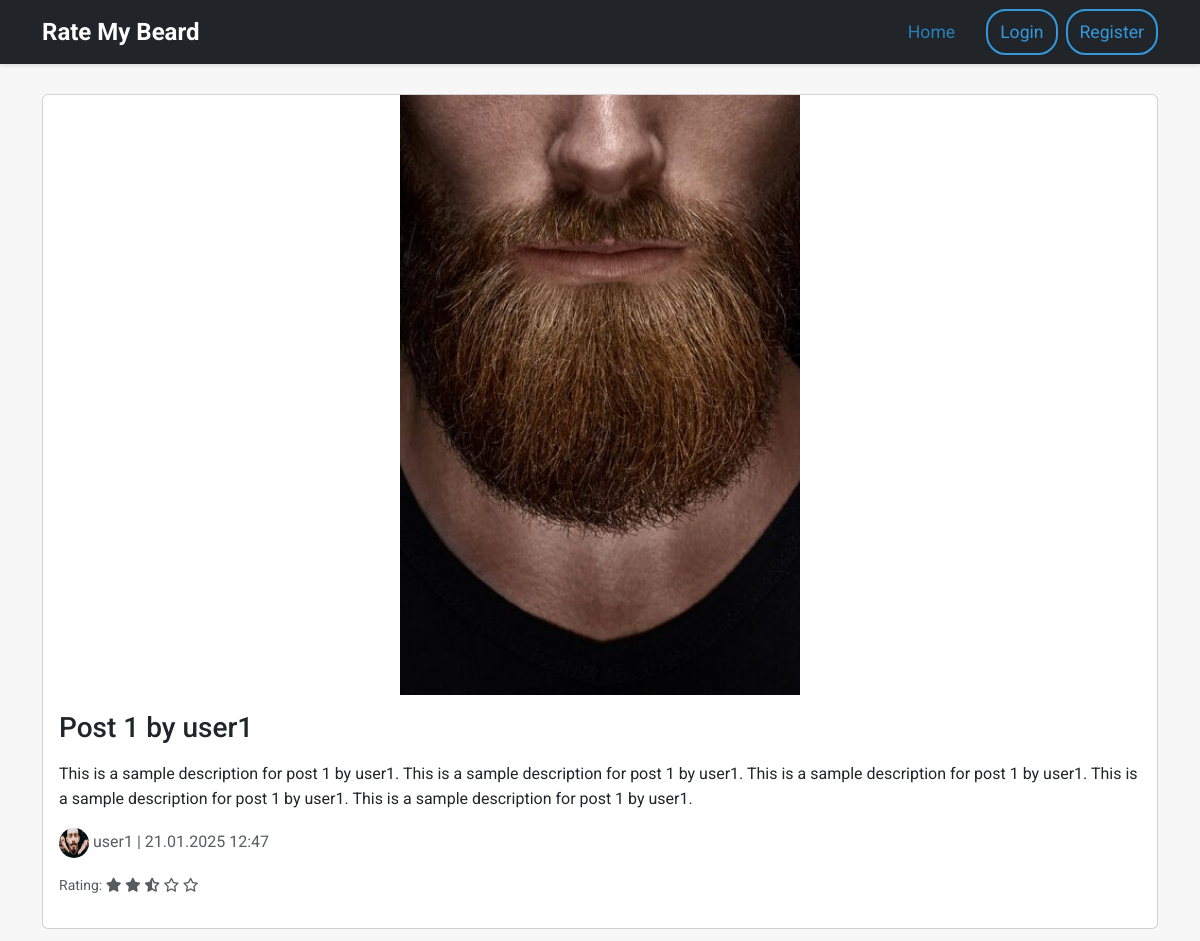
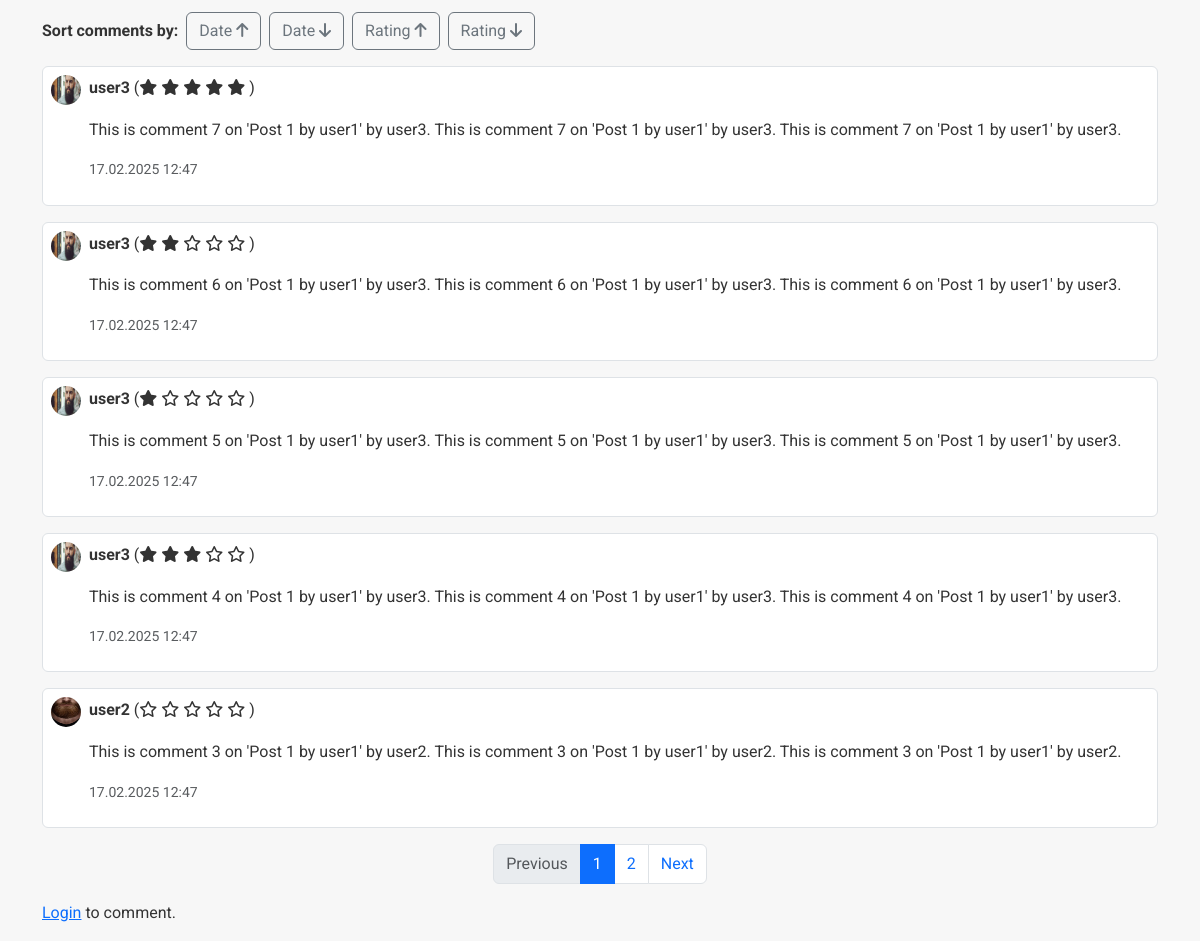
Screenshot of /post/540/ with the database file from the repository (2 pictures, top to bottom).
### beard_app/models.py (models this page shows, shortened)
class Post(models.Model):
    user = models.ForeignKey(User, on_delete=models.CASCADE)
    image = models.ImageField(upload_to='posts/')
    title = models.CharField(max_length=200)
    description = models.TextField(validators=[MaxLengthValidator(5000)])
    created_at = models.DateTimeField(auto_now_add=True)
    comment_count = models.IntegerField(default=0)
    average_rating = models.FloatField(default=0)

class Profile(models.Model):
    user = models.OneToOneField(User, on_delete=models.CASCADE)
    avatar = models.ImageField(upload_to='avatars/', blank=True, null=True)

class Comment(models.Model):
    user = models.ForeignKey(User, on_delete=models.CASCADE)
    post = models.ForeignKey(Post, on_delete=models.CASCADE, related_name='comments')
    comment = models.TextField(validators=[MaxLengthValidator(3000)])
    rating = models.IntegerField(default=0, validators=[MinValueValidator(0), MaxValueValidator(5)])
    created_at = models.DateTimeField(auto_now_add=True)

### beard_app/views.py (the view)
# urls.py: path('post/<int:pk>/', views.post_detail, name='post_detail'),
def post_detail(request, pk):
    post = get_object_or_404(Post, pk=pk)
    comment_sort = request.GET.get('comment_sort', 'date_desc')
    if comment_sort == 'date_asc':
        all_comments = post.comments.all().order_by('created_at')
    elif comment_sort == 'rating_desc':
        all_comments = post.comments.all().order_by('-rating')
    elif comment_sort == 'rating_asc':
        all_comments = post.comments.all().order_by('rating')
    else:
        all_comments = post.comments.all().order_by('-created_at')
    comment_paginator = Paginator(all_comments, 5)
    comment_page_number = request.GET.get('comment_page')
    comments = comment_paginator.get_page(comment_page_number)
    if request.method == 'POST':
        if request.user.is_authenticated:
            form = CommentForm(request.POST)
            if form.is_valid():
                comment = form.save(commit=False)
                comment.user = request.user
                comment.post = post
                comment.save()
                post.comment_count = post.comments.count()
                post.average_rating = post.comments.aggregate(avg=Avg('rating'))['avg'] or 0
                post.save()
                if request.headers.get('x-requested-with') == 'XMLHttpRequest':
                    all_comments = post.comments.all().order_by('-created_at')
                    comment_paginator = Paginator(all_comments, 5)
                    comment_page_number = request.GET.get('comment_page')
                    comments = comment_paginator.get_page(comment_page_number)
                    return render(request, 'beard_app/comments_list.html', {
                        'comments': comments,
                        'comment_sort': comment_sort,
                    })
                return redirect('post_detail', pk=post.pk)
        else:
            return redirect('login')
    else:
        form = CommentForm()
    if request.headers.get('x-requested-with') == 'XMLHttpRequest':
        return render(request, 'beard_app/comments_list.html', {
            'comments': comments,
            'comment_sort': comment_sort,
        })
    return render(request, 'beard_app/post_detail.html', {
        'post': post,
        'comments': comments,
        'form': form,
        'comment_sort': comment_sort,
    })

### beard_app/templatetags/pagination_tags.py (called while the page is built, shortened)
@register.simple_tag
def get_page_range(page_obj, max_links=7):
    total_pages = page_obj.paginator.num_pages
    current = page_obj.number
    if total_pages <= max_links:
        return range(1, total_pages + 1)

### beard_app/templatetags/readmore.py (called while the page is built, shortened)
@register.filter(name='read_more')
def read_more(text, cutoff=500):
    try:
        cutoff = int(cutoff)
    except (ValueError, TypeError):
        cutoff = 500
    if not text:
        return ""
    if len(text) <= cutoff:
        return text.replace('\n', '<br>')

### beard_app/templatetags/star_rating.py (called while the page is built)
@register.filter
def star_rating(value):
    try:
        rating = float(value)
    except (ValueError, TypeError):
        rating = 0
    rounded = round(rating * 2) / 2
    full_stars = int(math.floor(rounded))
    half_star = 1 if (rounded - full_stars) == 0.5 else 0
    empty_stars = 5 - full_stars - half_star
    stars_html = ''
    stars_html += '<i class="fas fa-star"></i> ' * full_stars
    if half_star:
        stars_html += '<i class="fas fa-star-half-alt"></i> '
    stars_html += '<i class="far fa-star"></i> ' * empty_stars
    return stars_html

### beard_app/templates/beard_app/post_detail.html (shortened to what this page needs)
{% extends 'base.html' %}
{% load static star_rating %}
{% block css_files %}
  <link rel="stylesheet" href="{% static "beard_app/post_detail.css" %}">
{% endblock %}
{% block body_block %}
<div class="container mt-4">
  <div class="card mb-4">
    <img src="{{ post.image.url }}" class="img-fluid post-detail-image" alt="Post picture">
    <div class="card-body">
      <h3 class="card-title">{{ post.title }}</h3>
      <p class="card-text">{{ post.description|linebreaks }}</p>
      <p class="text-muted">
        {% if post.user.profile.avatar %}
          <img src="{{ post.user.profile.avatar.url }}" alt="Avatar" style="width:30px; height:30px; border-radius:50%; vertical-align:middle;">
        {% else %}
          <img src="{% static 'default_avatar.jpg' %}" alt="Avatar" style="width:30px; height:30px; border-radius:50%; vertical-align:middle;">
        {% endif %}
        {{ post.user.username }} | {{ post.created_at|date:"d.m.Y H:i" }}
      </p>
      <p class="small text-muted">Rating: {{ post.average_rating|star_rating|safe }}</p>
    </div>
  </div>
  <div class="mb-3 d-flex align-items-center">
    <strong class="me-2">Sort comments by:</strong>
    <a href="?comment_sort=date_asc{% if request.GET.comment_page %}&comment_page={{ request.GET.comment_page }}{% endif %}" class="sort-comments-link btn btn-outline-secondary me-2">
      Date <i class="fas fa-arrow-up"></i>
    </a>
    <a href="?comment_sort=date_desc{% if request.GET.comment_page %}&comment_page={{ request.GET.comment_page }}{% endif %}" class="sort-comments-link btn btn-outline-secondary me-2">
      Date <i class="fas fa-arrow-down"></i>
    </a>
    <a href="?comment_sort=rating_asc{% if request.GET.comment_page %}&comment_page={{ request.GET.comment_page }}{% endif %}" class="sort-comments-link btn btn-outline-secondary me-2">
      Rating <i class="fas fa-arrow-up"></i>
    </a>
    <a href="?comment_sort=rating_desc{% if request.GET.comment_page %}&comment_page={{ request.GET.comment_page }}{% endif %}" class="sort-comments-link btn btn-outline-secondary">
      Rating <i class="fas fa-arrow-down"></i>
    </a>
  </div>
  <div id="comments-container">
    {% include 'beard_app/comments_list.html' %}
  </div>
  {% if user.is_authenticated %}
  <h5>Add a Comment</h5>
  <form id="comment-form" method="post" action="{% url 'post_detail' post.pk %}">
    {% csrf_token %}
    <div class="mb-3">
      <label for="star-rating">Rate:</label>
      <div id="star-rating" class="star-rating">
        {% for i in "12345" %}
          <i class="far fa-star star" data-value="{{ forloop.counter }}"></i>
        {% endfor %}
      </div>
      {{ form.rating }}
    </div>
    <div class="mb-3">
      {{ form.comment.label_tag }}<br>
      {{ form.comment }}
    </div>
    <button type="submit" class="btn btn-primary">Submit Comment</button>
  </form>
  {% else %}
    <p><a href="{% url 'login' %}">Login</a> to comment.</p>
  {% endif %}
</div>
{% endblock %}

### templates/base.html (shortened to what this page needs)
<!DOCTYPE html>
{% load static %}
<html>
  <head>
    <link href="https://cdn.jsdelivr.net/npm/bootstrap@5.3.0/dist/css/bootstrap.min.css" rel="stylesheet">
    <link rel="stylesheet" href="https://cdnjs.cloudflare.com/ajax/libs/font-awesome/6.0.0-beta3/css/all.min.css">
    <link rel="stylesheet" href="{% static "css/style.css" %}">
    {% block css_files %}
    {% endblock %}
  </head>
  <body>
    <nav class="navbar navbar-expand-lg navbar-dark bg-dark fixed-top">
      <div class="container">
        <a class="navbar-brand" href="{% url 'home' %}">Rate My Beard</a>
        <div class="collapse navbar-collapse justify-content-end" id="navbarNav">
          <ul class="navbar-nav align-items-lg-center">
            <li class="nav-item">
              <a class="nav-link active" aria-current="page" href="{% url 'home' %}">Home</a>
            </li>
            {% if user.is_authenticated %}
            <li class="nav-item">
              <a class="btn btn-outline-light ms-2" href="{% url 'create_post' %}">Create Post</a>
            </li>
            <li class="nav-item">
              <a class="nav-link ms-2" href="{% url 'profile' %}">
                {% if user.profile.avatar %}
                  <img src="{{ user.profile.avatar.url }}" alt="Avatar" style="width:30px; height:30px; border-radius:50%; vertical-align:middle;">
                {% else %}
                  <img src="{% static 'default_avatar.jpg' %}" alt="Avatar" style="width:30px; height:30px; border-radius:50%; vertical-align:middle;">
                {% endif %}
                {{ user.username }}
              </a>
            </li>
          {% else %}
            <li class="nav-item">
              <a class="btn btn-outline-light ms-2" href="{% url 'login' %}">Login</a>
            </li>
            <li class="nav-item">
              <a class="btn btn-outline-light ms-2" href="{% url 'register' %}">Register</a>
            </li>
          {% endif %}
          </ul>
        </div>
      </div>
    </nav>
    {% block body_block %}
    {% endblock %}
  </body>
</html>

### beard_app/templates/beard_app/comments_list.html (shortened to what this page needs)
{% load static readmore star_rating pagination_tags %}
<div id="comments">
    {% for comment in comments %}
      <div class="mb-3 border rounded p-2 d-flex comment-container">
        <div class="comment-avatar me-2">
          {% if comment.user.profile.avatar %}
            <img src="{{ comment.user.profile.avatar.url }}" alt="Avatar" style="width:30px; height:30px; border-radius:50%;">
          {% else %}
            <img src="{% static 'default_avatar.jpg' %}" alt="Avatar" style="width:30px; height:30px; border-radius:50%;">
          {% endif %}
        </div>
        <div class="comment-content">
          <p><strong>{{ comment.user.username }}</strong> ({{ comment.rating|star_rating|safe }})</p>
          <p>{{ comment.comment|read_more }}</p>
          <p class="small text-muted">{{ comment.created_at|date:"d.m.Y H:i" }}</p>
        </div>
      </div>
    {% empty %}
      <p>No comments yet. Be the first to comment!</p>
    {% endfor %}
    {% if comments.has_other_pages %}
    <nav aria-label="Comment pagination">
      <ul class="pagination justify-content-center">
        {% if comments.has_previous %}
          <li class="page-item">
            <a class="page-link" href="?comment_page={{ comments.previous_page_number }}{% if comment_sort %}&comment_sort={{ comment_sort }}{% endif %}">Previous</a>
          </li>
        {% else %}
            <li class="page-item disabled"><span class="page-link">Previous</span></li>
        {% endif %}
        {% get_page_range comments 3 as  page_range %}
        {% for num in  page_range %}
          <li class="page-item {% if comments.number == num %}active{% endif %}">
            <a class="page-link" href="?comment_page={{ num }}{% if comment_sort %}&comment_sort={{ comment_sort }}{% endif %}">{{ num }}</a>
          </li>
        {% endfor %}
        {% if comments.has_next %}
          <li class="page-item">
            <a class="page-link" href="?comment_page={{ comments.next_page_number }}{% if comment_sort %}&comment_sort={{ comment_sort }}{% endif %}">Next</a>
          </li>
        {% else %}
          <li class="page-item disabled"><span class="page-link">Next</span></li>
        {% endif %}
      </ul>
    </nav>
  {% endif %}
</div>

### static/css/style.css (style rules this page uses)
:root { --primary-color: #3498db; --secondary-color: #2ecc71; --bg-color: #f7f7f7; --text-color: #333; --link-color: #2980b9; }
body { background-color: var(--bg-color); color: var(--text-color); font-family: 'Roboto', sans-serif; line-height: 1.6; padding-top: 70px; }
.navbar.fixed-top { background-color: rgba(52, 152, 219, 0.95); box-shadow: 0 2px 4px rgba(0, 0, 0, 0.1); }
.navbar .navbar-brand { font-weight: 700; font-size: 1.5rem; }
.navbar .nav-link { font-size: 1.1rem; margin-right: 15px; transition: color 0.3s; }
.navbar .btn { border-radius: 20px; font-size: 1rem; padding: 5px 15px; transition: background-color 0.3s, color 0.3s; border: 2px solid var(--primary-color); color: var(--primary-color); background-color: transparent; white-space: nowrap; }
.navbar .nav-link:hover, .navbar .nav-link.active { color: var(--link-color); }
.btn { transition: background-color 0.3s, box-shadow 0.3s; }
@media (min-width: 768px) { .navbar .nav-link, .navbar .btn { font-size: 1.1rem; padding: 8px 12px; } }

### beard_app/static/beard_app/post_detail.css (style rules this page uses)
.post-detail-image { max-height: 600px; width: 100%; object-fit: contain; }
.comment-container { background-color: #fff; padding: 10px; border-radius: 4px; }

### rows the page displays
Post: image (picture), title "Post 1 by user1", description "This is a sample description for post 1 by user1. This is a sample description for post 1 by user1. This is a sample description for post 1 by user1. This is a sample description for post 1 by user1. This is a sample description for post 1 by user1.", user.profile.avatar (picture), user.username "user1", created_at "21.01.2025 12:47"
Comment: user.profile.avatar (picture), user.username "user3", rating 5 (drawn), comment|read_more "This is comment 7 on 'Post 1 by user1' by user3. This is comment 7 on 'Post 1 by user1' by user3. This is comment 7 on 'Post 1 by user1' by user3.", created_at "17.02.2025 12:47"
Comment: user.profile.avatar (picture), user.username "user3", rating 2 (drawn), comment|read_more "This is comment 6 on 'Post 1 by user1' by user3. This is comment 6 on 'Post 1 by user1' by user3. This is comment 6 on 'Post 1 by user1' by user3.", created_at "17.02.2025 12:47"
Comment: user.profile.avatar (picture), user.username "user3", rating 1 (drawn), comment|read_more "This is comment 5 on 'Post 1 by user1' by user3. This is comment 5 on 'Post 1 by user1' by user3. This is comment 5 on 'Post 1 by user1' by user3.", created_at "17.02.2025 12:47"
Comment: user.profile.avatar (picture), user.username "user3", rating 3 (drawn), comment|read_more "This is comment 4 on 'Post 1 by user1' by user3. This is comment 4 on 'Post 1 by user1' by user3. This is comment 4 on 'Post 1 by user1' by user3.", created_at "17.02.2025 12:47"
Comment: user.profile.avatar (picture), user.username "user2", rating 0 (drawn), comment|read_more "This is comment 3 on 'Post 1 by user1' by user2. This is comment 3 on 'Post 1 by user1' by user2. This is comment 3 on 'Post 1 by user1' by user2.", created_at "17.02.2025 12:47"

### other values shown
{{ num }} "1" "2"
